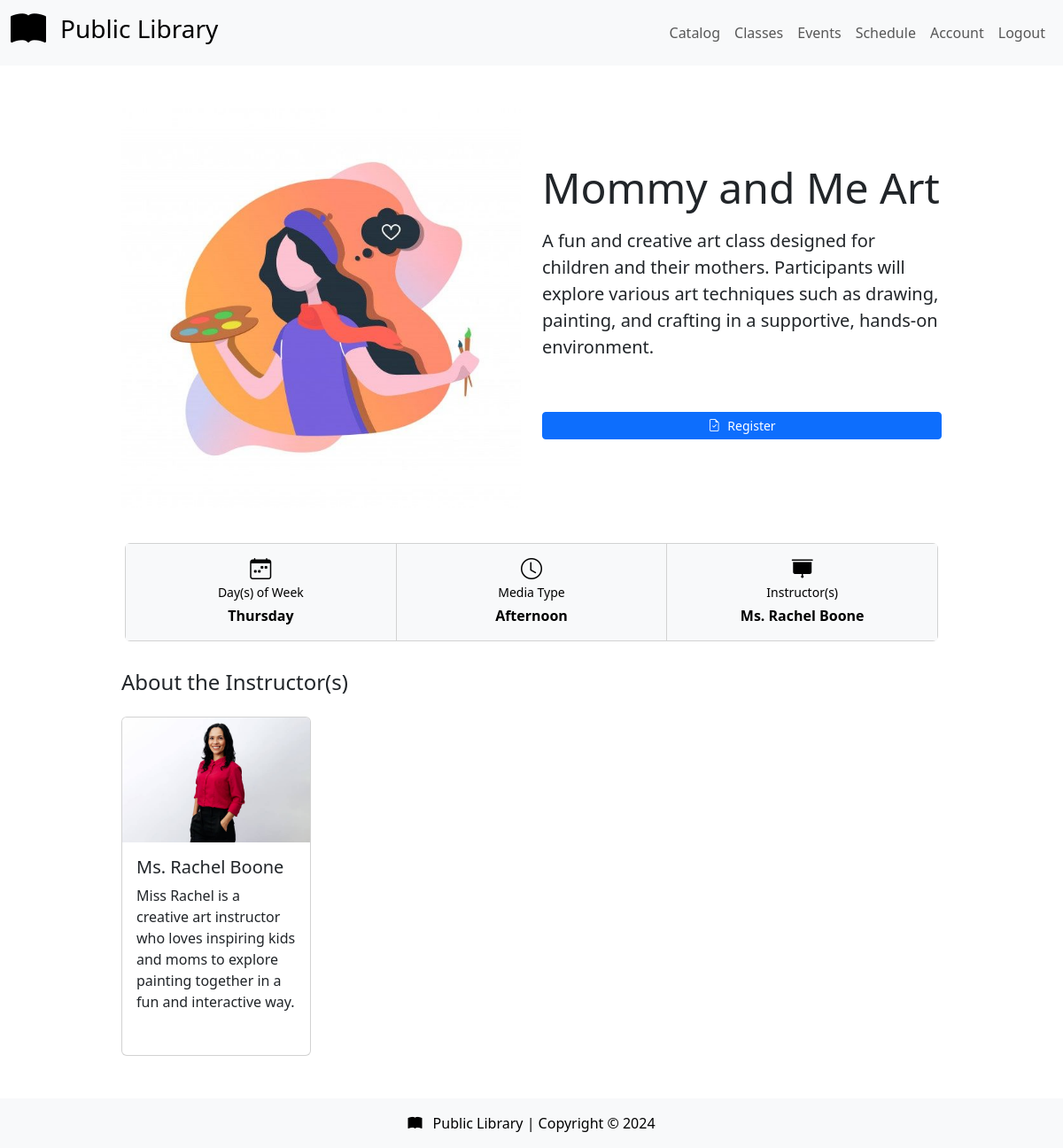
The app's page /views/pages/view-class.php?classId=1 (signed in) with its own data.
### tables this page shows
CREATE TABLE LIB_CLASS (
    ClassID TINYINT AUTO_INCREMENT PRIMARY KEY,
    Title VARCHAR(255) NOT NULL,
    Description TEXT NOT NULL,
    DurationMins TINYINT,
    ImagePath VARCHAR(255)
);

### helpers.php (called while the page is built, shortened)
<?php
function prepSanitaryData($conn, $string) {
    $trimmed = trim($string);
    return $trimmed;
}

### views/pages/view-class.php (the view, shortened to what this page needs)
<?php include_once '../partials/head.php'; ?>
<?php include_once '../partials/navbar.php'; ?>
<main>
    <div class="container mt-5">
        <div class="row justify-content-center">
            <?php
                require_once '../../config/dbauth.php';
                require_once '../../helpers.php';
                $conn = connect();
                $classId = prepSanitaryData($conn, $_GET['classId']);
                $queryFramework = <<<_END
                    SELECT
                    lc.*
                    ,CONCAT('[',
                        GROUP_CONCAT(
                            DISTINCT CONCAT(
                                '{"id":', li.InstructorID,
                                ',"name":"', REPLACE(li.Name, '"', '\"'),
                                '","bio":"', REPLACE(li.Bio, '"', '\"'),
                                '","image":"', REPLACE(li.ImagePath, '"', '\"'), '"}'
                            )
                            SEPARATOR ','
                        ),
                    ']') AS `INSTRUCTORS`
                    ,CONCAT('[',
                        GROUP_CONCAT(
                            DISTINCT CONCAT('"', DATE_FORMAT(lcs.Date, '%W'), '"')
                            SEPARATOR ','
                        ),
                    ']') AS DAYS_OF_WEEK
                    ,CASE
                    WHEN TIME(lcs.Time) BETWEEN '05:00:00' AND '11:59:59' THEN 'Morning'
                    WHEN TIME(lcs.Time) BETWEEN '12:00:00' AND '16:59:59' THEN 'Afternoon'
                    WHEN TIME(lcs.Time) BETWEEN '17:00:00' AND '20:59:59' THEN 'Evening'
                    ELSE 'Night'
                    END AS TIME_OF_DAY
                    FROM LIB_CLASS lc
                    INNER JOIN LIB_CLASS_INSTRUCTOR lic ON lic.ClassID = lc.ClassID
                    INNER JOIN LIB_INSTRUCTOR li ON li.InstructorID = lic.InstructorID
                    INNER JOIN LIB_CLASS_SCHEDULE lcs ON lcs.ClassID = lc.ClassID
                    WHERE lc.ClassID = ?
                _END;
                $queryStmt = $conn->prepare($queryFramework);
                $queryStmt->bind_param("i", $classId);
                $queryStmt->execute();
                $result = $queryStmt->get_result();
                $result->data_seek(0);
                $row = $result->fetch_array(MYSQLI_ASSOC);
                $itemImg = ($row['ImagePath'] ?? 'ImageDirectory/default-image.jpg');
                $instructors = json_decode($row['INSTRUCTORS'], true);
                $instructor_names = implode(', ', array_map(fn($x) => "$x[name]",  $instructors));
                $daysofweek = implode(', ', json_decode($row['DAYS_OF_WEEK'], true));
                $item_meta = array(
                    array("caption" => "Day(s) of Week", "value" => $daysofweek, "icon" => "bi-calendar-week"),
                    array("caption" => "Media Type", "value" => $row['TIME_OF_DAY'], "icon" => "bi-clock"),
                    array("caption" => "Instructor(s)", "value" => $instructor_names, "icon" => "bi-easel3-fill")
                );
                function constructCard($instance) {
                    echo <<<_END
                    <div class="card">
                        <div class="card-body text-bg-light text-center">
                            <h4 class="mb-1"><i class="bi $instance[icon]"></i></h4>
                            <p class="small mb-1">$instance[caption]</p>
                            <p class="fw-bold mb-0">$instance[value]</p>
                        </div>
                    </div>
                    _END;
                }
                echo <<<_END
                    <div class="col-10 col-md-6 col-xl-5">
                        <img class="img-fluid" src='../../$itemImg' alt="">
                    </div>
                    <div class="col-12 col-md-6 col-xl-5 mt-3 mt-md-0 d-flex flex-column justify-content-center">
                        <div>
                            <h1 class="display-5 mb-3">$row[Title]</h1>
                            <div style="height:13rem">
                                <p class="lead text-truncate-multiline">$row[Description]</p>
                            </div>
                        </div>
                        <div class="row">
                            <div class="col-12 mb-3">
                                <a class="btn btn-sm btn-primary d-inline-flex justify-content-center align-items-center w-100" href="#">
                                    <i class="bi bi-file-earmark-check pe-2"></i>
                                    Register
                                </a>
                            </div>
                _END;
                echo <<<_END
                        </div>
                    </div>
                _END;
            ?>
        </div>
        <div class="row justify-content-center mt-4">
            <div class="col-12 col-md-10 p-3">
                <?php
                echo '<div class="card-group">';
                foreach(array_slice($item_meta, 0, 3) as $meta) {
                    constructCard($meta);
                }
                echo '</div>';
                ?>
            </div>
        </div>
        <div class="row justify-content-center mt-3 mb-5">
            <?php
            echo <<<_END
            <div class="col-md-10">
                <h4 class="mb-4">About the Instructor(s)</h4>
                <div class="row row-cols-2 row-cols-md-4 g-4">
            _END;
            foreach($instructors as $instructor) {
                echo <<<_END
                <div class="col">
                    <div class="card">
                        <img src="../../$instructor[image]" class="card-img-top" alt="...">
                        <div class="card-body" style="height:15rem">
                            <h5 class="card-title">$instructor[name]</h5>
                            <p class="card-text text-truncate-multiline">$instructor[bio]</p>
                            <a class="stretched-link" href="view-instructor.php?instructorId=$instructor[id]"></a>
                        </div>
                    </div>
                </div>
                _END;
            }
            echo '</div>';
            ?>
        </div>
    </div>
</main>
<?php include_once '../partials/footer.php'; ?>

### styles.css (style rules this page uses)
.text-truncate-multiline { display: -webkit-box; -webkit-box-orient: vertical; overflow: hidden; text-overflow: ellipsis; -webkit-line-clamp: 6; height: calc(1.5em * 6); }

### records on screen
lib_class: ImagePath (picture), Title "Mommy and Me Art", Description "A fun and creative art class designed for children and their mothers. Participants will explore various art techniques such as drawing, painting, and crafting in a supportive, hands-on environment."

### other values on screen
$authLang "Logout"
$instance[caption] "Day(s) of Week"
$instance[value] "Thursday"
$instance[caption] "Media Type"
$instance[value] "Afternoon"
$instance[caption] "Instructor(s)"
$instance[value] "Ms. Rachel Boone"
$instructor[name] "Ms. Rachel Boone"
$instructor[bio] "Miss Rachel is a creative art instructor who loves inspiring kids and moms to explore painting together in a fun and interactive way."
